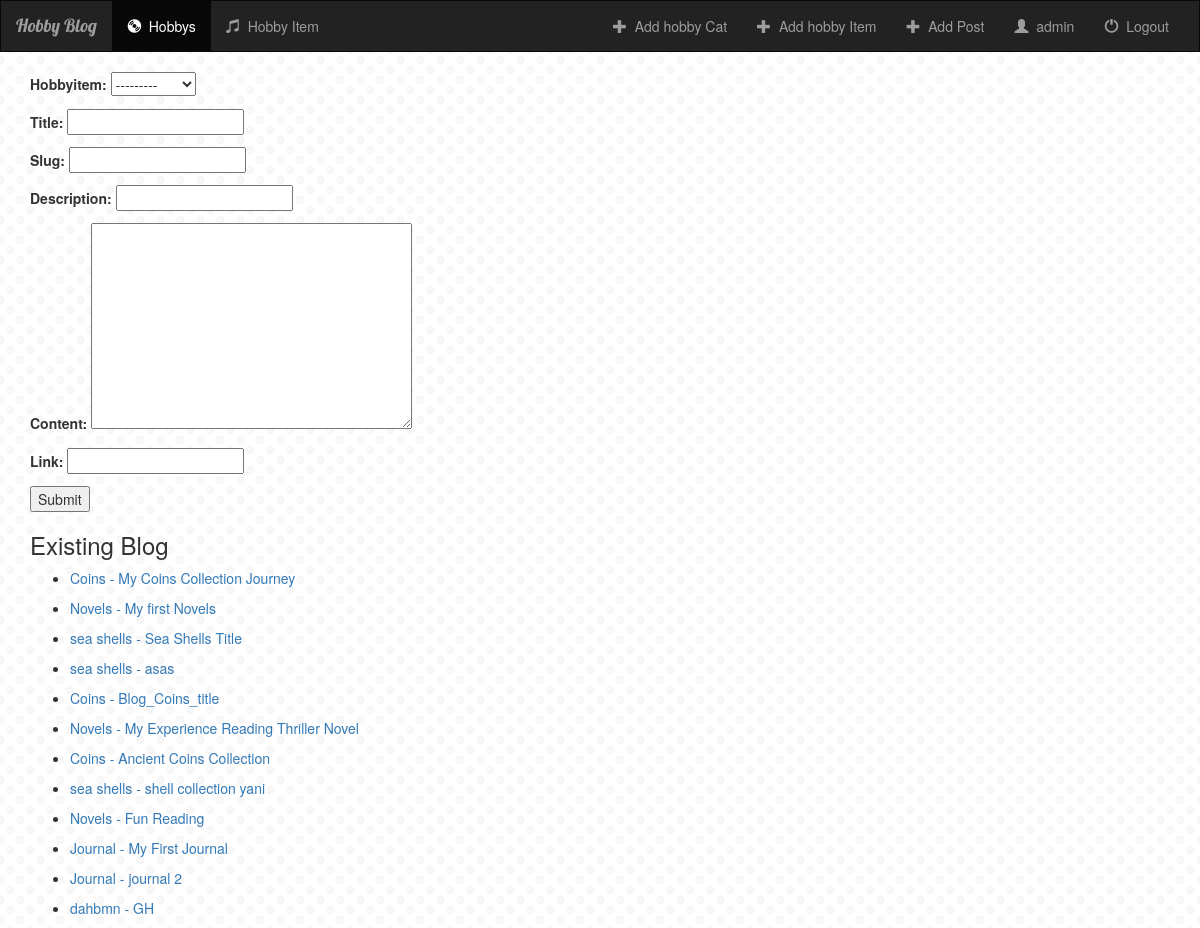
Screenshot of /addpost/ (signed in) with the database file from the repository.
### addpost/models.py (models this page shows, shortened)
class Blog(models.Model):
    hobbyitem = models.ForeignKey(HobbyItem, on_delete = models.CASCADE)
    title = models.CharField(max_length = 250)
    slug = models.SlugField (max_length = 1000)
    created_date = models.DateTimeField(auto_now_add = True)
    modified = models.DateTimeField(auto_now = True)
    description = models.CharField(max_length =140)
    content = models.TextField()
    link = models.URLField(blank = True)
    updated_date = models.DateTimeField(auto_now_add = False, auto_now = True)

### hobby/models.py (models this page shows)
class HobbyItem(models.Model):
    hobbycat = models.ForeignKey(HobbyCat, on_delete = models.CASCADE)
    hobbyitem_logo = models.CharField(max_length = 1000)
    hobbyitem_title = models.CharField(max_length = 250)
    hobbyitem_dic = models.CharField(max_length = 1000)
    def __str__(self):
        return self.hobbyitem_title

### addpost/views.py (the view, shortened to what this page needs)
class AddPostFormView(LoginRequiredMixin, TemplateView):
    login_url = 'login/'
    template_name = 'addpost/addpostform.html'
    def get(self, request):
        form = AddpostForm()
        blogs = Blog.objects.all()
        args = {'form': form, 'blogs': blogs}
        return render(request, self.template_name, args)

### addpost/forms.py
class AddpostForm(forms.ModelForm):
	class Meta:
		model = Blog
		fields = ('__all__')

### addpost/templates/addpost/addpostform.html (shortened to what this page needs)
{% extends 'hobby/base.html' %}
{% block content %}
<div class = "container">
	<form method="post">
	    {{ form.as_p }}
	    <button type="submit">Submit</button>
	</form>
	<h3>Existing Blog</h3>
	<ul>
		{% for blog in blogs %}
			<li><p><a href="http://127.0.0.1:8000/addpost/bloglist/{{blog.slug}}">{{ blog.hobbyitem}} - {{ blog.title}}</a></p></li>
		{% endfor %}
	</ul>
</div>
{% endblock %}

### hobby/templates/hobby/base.html (shortened to what this page needs)
<!doctype html>
<html lang="en">
  <head>
    {% load staticfiles %}
      <link rel="stylesheet" href="https://maxcdn.bootstrapcdn.com/bootstrap/3.3.7/css/bootstrap.min.css">
      <link rel = "stylesheet" type = "text/css" href="{% static 'hobby/style.css' %}">
  </head>
  <body>
    <nav class="navbar navbar-inverse ">
      <div class="container-fluid">
        <div class="navbar-header">
          <a class="navbar-brand" href="{% url 'hobby:hobbyindex' %}">Hobby Blog</a>
        </div>
        <div class="collapse navbar-collapse" id="topNavBar">
          {% if user.is_authenticated %}
          <ul class="nav navbar-nav">
            <li class="active">
              <a href="{% url 'hobby:hobbyindex'%}">
                <span class="glyphicon glyphicon-cd" aria-hidden="true"></span>&nbsp;
                Hobbys
              </a>
            </li>
            <li class="">
              <a href="">
                <span class="glyphicon glyphicon-music" aria-hidden="true"></span>&nbsp;
                Hobby Item
              </a>
            </li>
          </ul>
          <ul class="nav navbar-nav navbar-right">
            <li class="">
              <a href="{% url 'addhobby:addhobby'%}">
                <span class="glyphicon glyphicon-plus" aria-hidden="true"></span>&nbsp;
                Add hobby Cat
              </a>
            </li>
                <li class="">
              <a href="{% url 'addhobbyitem:addhobbyitem'%}">
                <span class="glyphicon glyphicon-plus" aria-hidden="true"></span>&nbsp;
                Add hobby Item
              </a>
            </li>
             <li class="">
              <a href="{% url 'addpost:addpost'%}">
                <span class="glyphicon glyphicon-plus" aria-hidden="true"></span>&nbsp;
                Add Post
              </a>
            </li>
            <li class="">
              <a href="">
                <span class="glyphicon glyphicon-user" aria-hidden="true"></span>&nbsp;
                {{ request.user.username }}
              </a>
            </li>
            <li class="">
              <a href="/account/logout">
                <span class="glyphicon glyphicon-off" aria-hidden="true"></span>&nbsp;
                Logout
              </a>
            </li>
          </ul>
          {% endif %}
        </div>
      </div>
    </nav>
    {% block content %}
    {% endblock %}
  </body>
</html>

### hobby/static/hobby/style.css (style rules this page uses)
body { background: white url("images/background.jpg") }
.navbar { border-radius: 0; }
.navbar-brand { font-family: 'Lobster', cursive; }

### rows the page displays
Blog: hobbyitem "Coins", title "My Coins Collection Journey"
Blog: hobbyitem "Novels", title "My first Novels"
Blog: hobbyitem "sea shells", title "Sea Shells Title"
Blog: hobbyitem "sea shells", title "asas"
Blog: hobbyitem "Coins", title "Blog_Coins_title"
Blog: hobbyitem "Novels", title "My Experience Reading Thriller Novel"
Blog: hobbyitem "Coins", title "Ancient Coins Collection"
Blog: hobbyitem "sea shells", title "shell collection yani"
Blog: hobbyitem "Novels", title "Fun Reading"
Blog: hobbyitem "Journal", title "My First Journal"
Blog: hobbyitem "Journal", title "journal 2"
Blog: hobbyitem "dahbmn", title "GH"

### other values shown
{{ request.user.username }} "admin"
